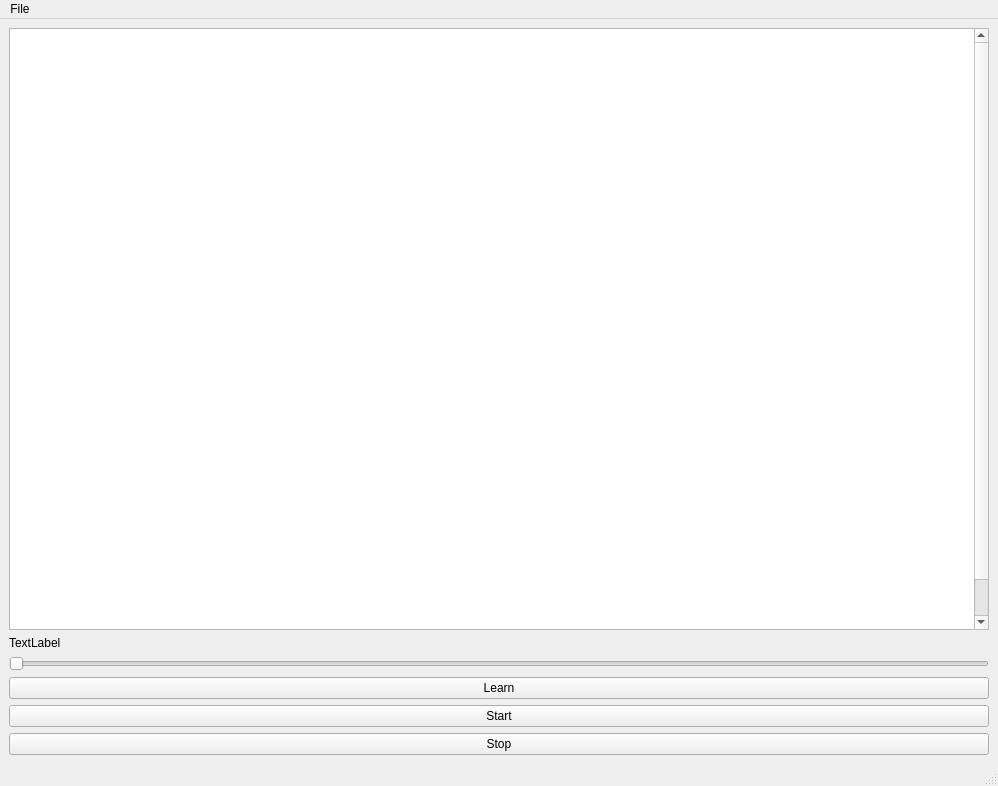
<?xml version="1.0" encoding="UTF-8"?>
<ui version="4.0">
 <class>MainWindow</class>
 <widget class="QMainWindow" name="MainWindow">
  <property name="geometry">
   <rect>
    <x>0</x>
    <y>0</y>
    <width>998</width>
    <height>786</height>
   </rect>
  </property>
  <property name="windowTitle">
   <string>MainWindow</string>
  </property>
  <widget class="QWidget" name="centralwidget">
   <layout class="QVBoxLayout" name="verticalLayout">
    <item>
     <widget class="QGraphicsView" name="graphicsView">
      <property name="enabled">
       <bool>true</bool>
      </property>
      <property name="mouseTracking">
       <bool>true</bool>
      </property>
      <property name="autoFillBackground">
       <bool>false</bool>
      </property>
      <property name="interactive">
       <bool>true</bool>
      </property>
      <property name="sceneRect">
       <rectf>
        <x>0.000000000000000</x>
        <y>0.000000000000000</y>
        <width>480.000000000000000</width>
        <height>640.000000000000000</height>
       </rectf>
      </property>
      <property name="alignment">
       <set>Qt::AlignLeading|Qt::AlignLeft|Qt::AlignTop</set>
      </property>
      <property name="transformationAnchor">
       <enum>QGraphicsView::NoAnchor</enum>
      </property>
     </widget>
    </item>
    <item>
     <widget class="QLabel" name="status_label">
      <property name="text">
       <string>TextLabel</string>
      </property>
     </widget>
    </item>
    <item>
     <widget class="QSlider" name="fov_slider">
      <property name="minimum">
       <number>32</number>
      </property>
      <property name="maximum">
       <number>200</number>
      </property>
      <property name="singleStep">
       <number>2</number>
      </property>
      <property name="orientation">
       <enum>Qt::Horizontal</enum>
      </property>
     </widget>
    </item>
    <item>
     <widget class="QPushButton" name="learn_button">
      <property name="text">
       <string>Learn</string>
      </property>
     </widget>
    </item>
    <item>
     <widget class="QPushButton" name="start_button">
      <property name="text">
       <string>Start</string>
      </property>
     </widget>
    </item>
    <item>
     <widget class="QPushButton" name="stop_button">
      <property name="text">
       <string>Stop</string>
      </property>
     </widget>
    </item>
   </layout>
  </widget>
  <widget class="QMenuBar" name="menubar">
   <property name="geometry">
    <rect>
     <x>0</x>
     <y>0</y>
     <width>998</width>
     <height>21</height>
    </rect>
   </property>
   <widget class="QMenu" name="menuFile">
    <property name="title">
     <string>File</string>
    </property>
    <addaction name="actionNew_video"/>
   </widget>
   <addaction name="menuFile"/>
  </widget>
  <widget class="QStatusBar" name="statusbar"/>
  <action name="actionNew_video">
   <property name="text">
    <string>New video</string>
   </property>
  </action>
 </widget>
 <resources/>
 <connections/>
</ui>
